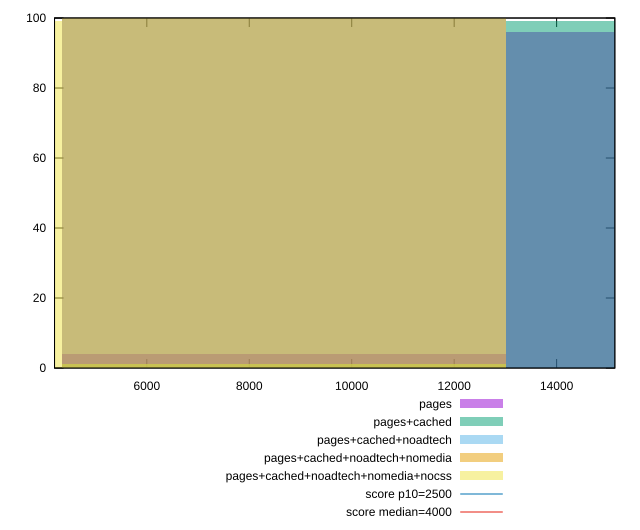

Recreate this plot in gnuplot.
reset

$pages <<EOF
8674.87184254946 4
17349.74368509892 96
EOF

$pagesCached <<EOF
8674.87184254946 1
17349.74368509892 99
EOF

$pagesCachedNoadtech <<EOF
8674.87184254946 100
EOF

$pagesCachedNoadtechNomedia <<EOF
8674.87184254946 100
EOF

$pagesCachedNoadtechNomediaNocss <<EOF
8674.87184254946 1
0 99
EOF

set key outside below
set boxwidth 8674.87184254946
set xrange [4198.53675:15136.189999999999]
set yrange [0:100]
set trange [0:100]
set style fill transparent solid 0.5 noborder

set parametric
set terminal svg size 640, 530 enhanced background rgb 'white'
set output "report_00026_2021-02-22T21:38:55.199Z/largest-contentful-paint/comparison/histogram/all_raw.svg"

plot $pages title "pages" with boxes, \
     $pagesCached title "pages+cached" with boxes, \
     $pagesCachedNoadtech title "pages+cached+noadtech" with boxes, \
     $pagesCachedNoadtechNomedia title "pages+cached+noadtech+nomedia" with boxes, \
     $pagesCachedNoadtechNomediaNocss title "pages+cached+noadtech+nomedia+nocss" with boxes, \
     2500,t title "score p10=2500", \
     4000,t title "score median=4000"

reset
